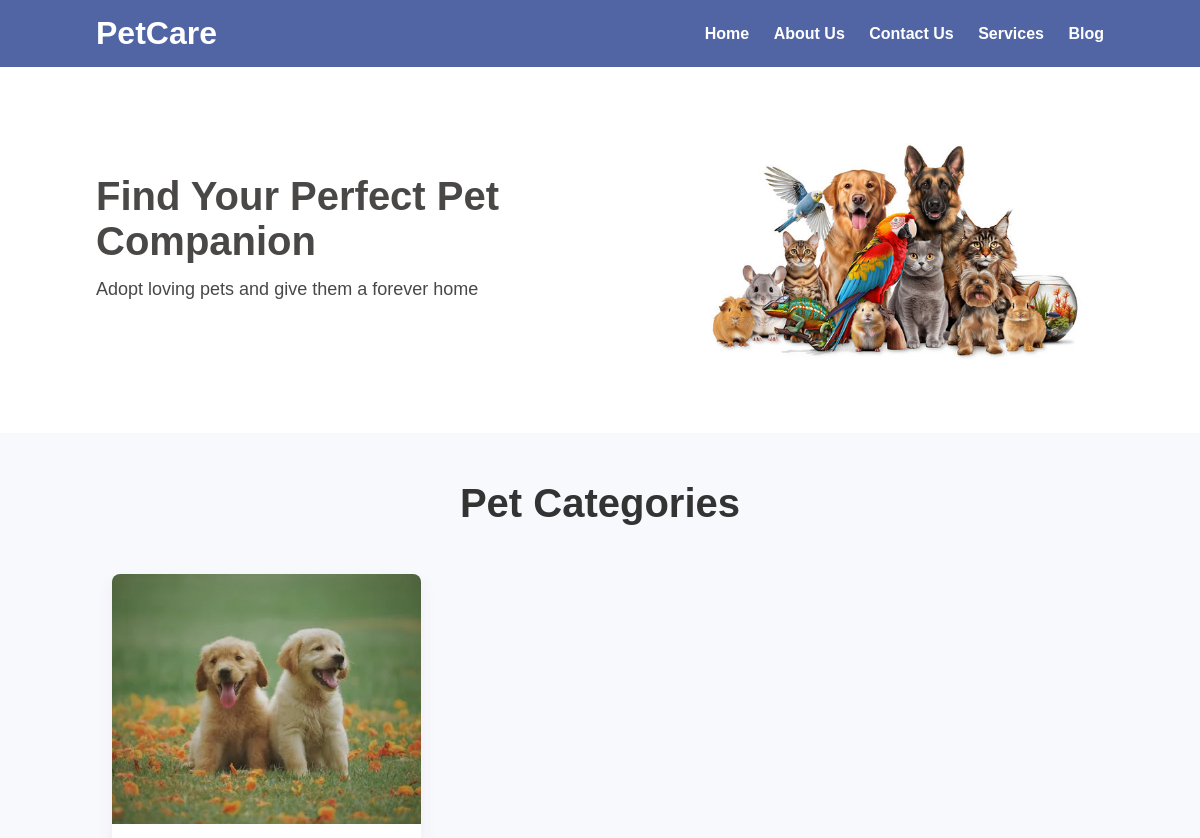
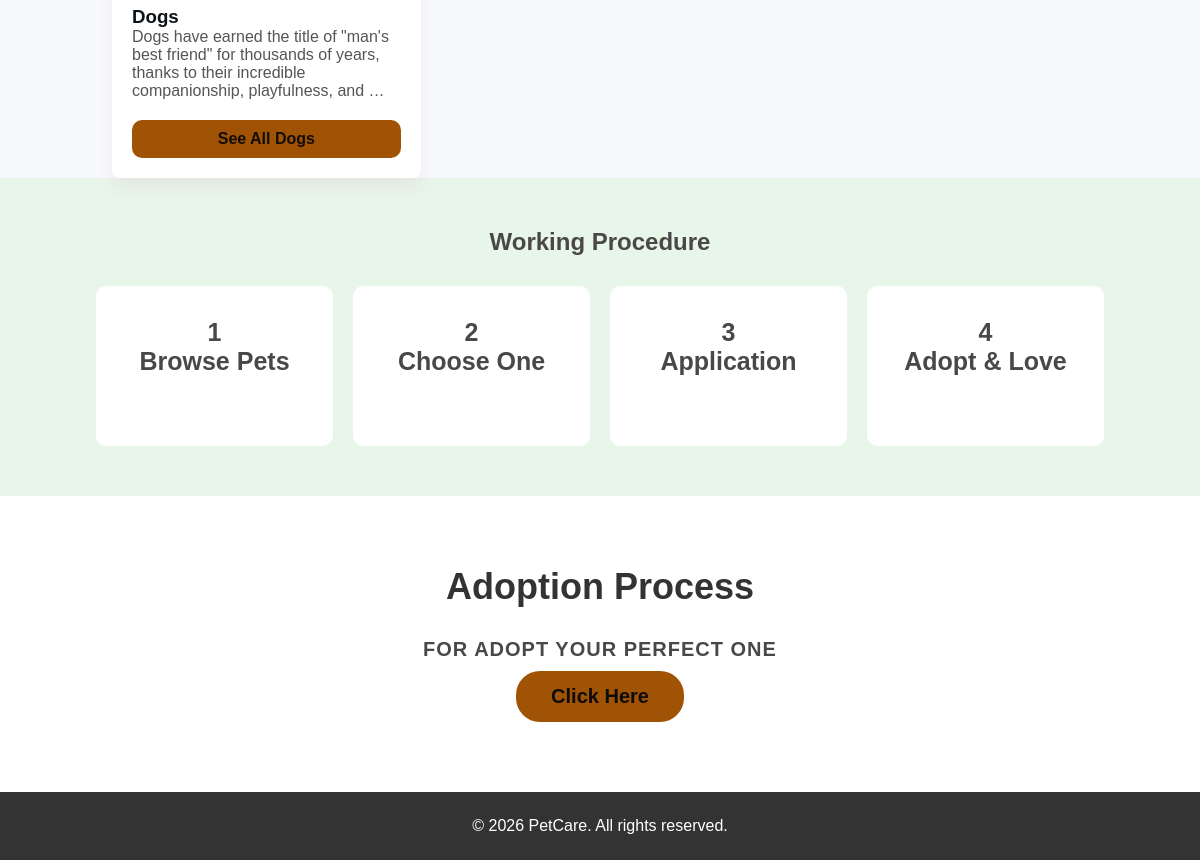
The app's page /, older data (2 pictures, top to bottom).
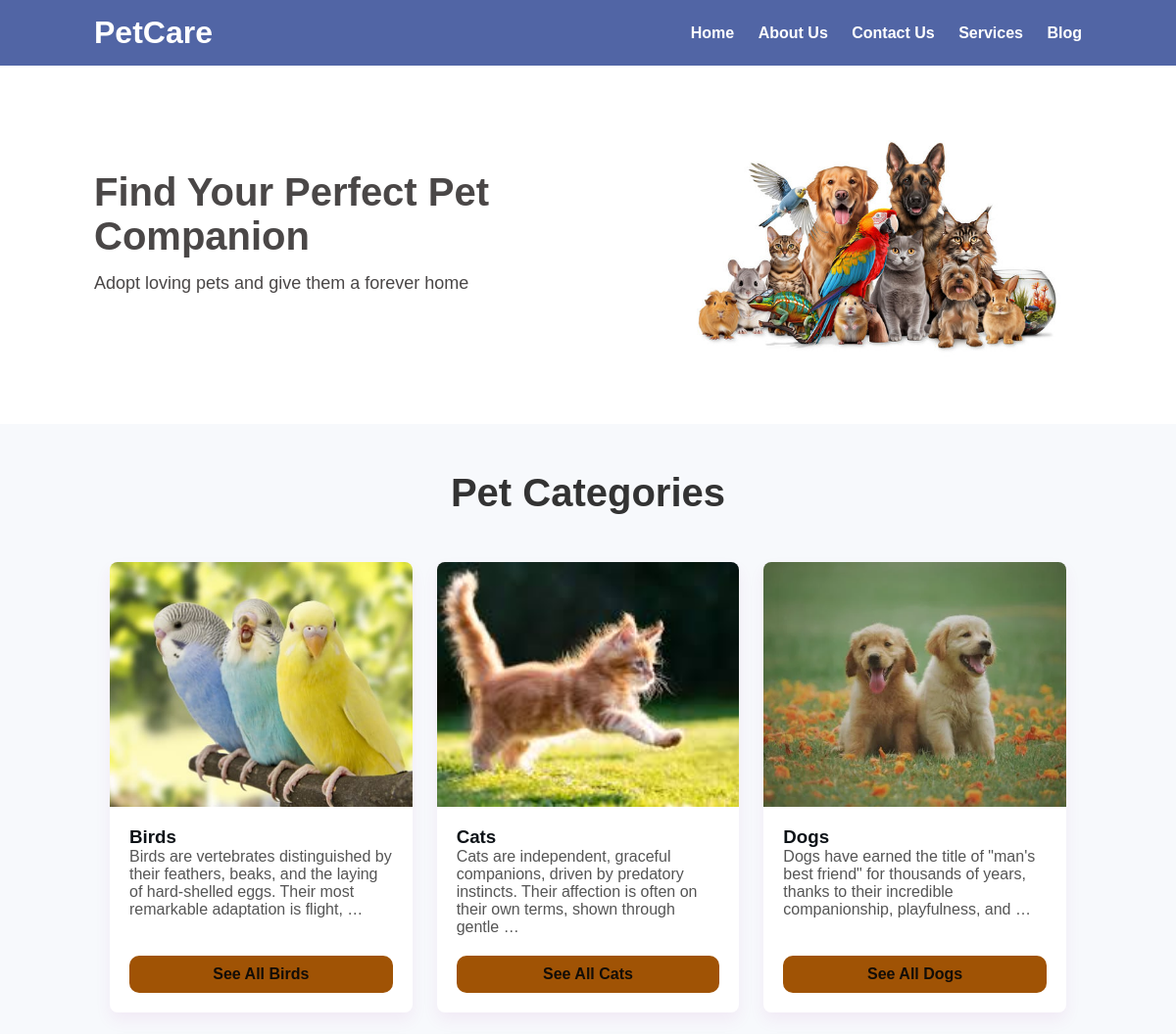
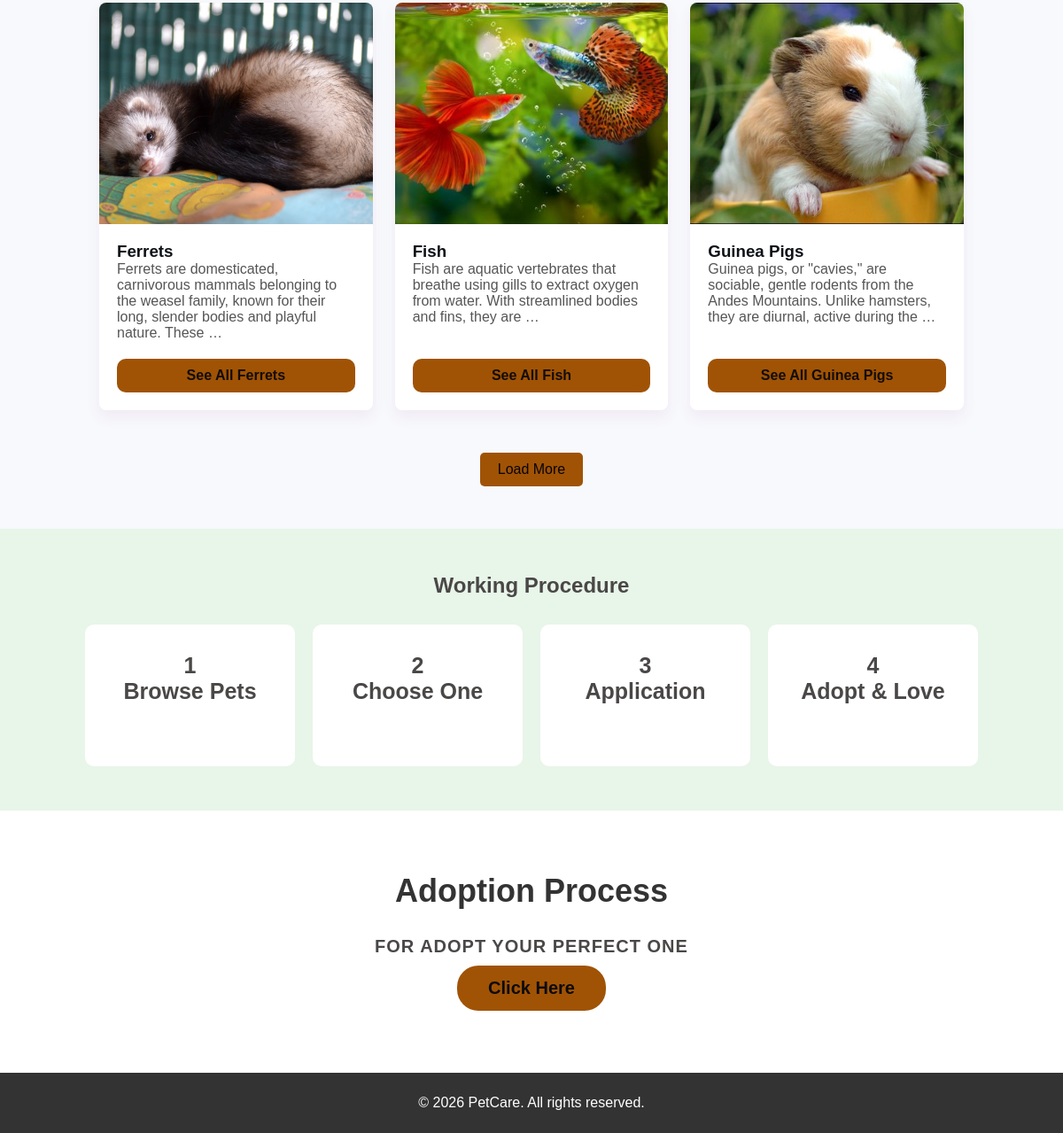
The same page, newer data (2 pictures, top to bottom).
### petapp/models.py (models this page shows, shortened)
class Category(models.Model):
    name = models.CharField(max_length=100, unique=True)
    image = models.ImageField(upload_to='category_images/', help_text="Image for the category card")
    description = models.TextField(help_text="A short article about this category.")
    class Meta:
        verbose_name_plural = "Categories" # Fixes the admin panel's pluralization

### petapp/views.py (the view)
# urls.py: path('', views.home, name='home'), # The empty string '' represents the root URL
def home(request ):
    all_categories = Category.objects.all().order_by('name')
    paginator = Paginator(all_categories, 6)
    initial_categories = paginator.page(1)
    context = {
        'categories': initial_categories,
    }
    return render(request, 'index.html', context)

### petapp/templates/index.html (shortened to what this page needs)
{% extends "base.html" %}
{% load static %}
{% block content %}
    <section class="categories">
        <h1 class="categories-h1">Pet Categories</h1>
        <div class="category-grid" id="category-grid">
            {% for category in categories %}
            <div class="category-card">
                <img src="{{ category.image.url }}" alt="Image of {{ category.name }}">
                <div class="category-card-content">
                    <h3>{{ category.name }}</h3>
                    <p>{{ category.description|truncatewords:20 }}</p>
                    <a href="{% url 'pet_list' category_name=category.name %}" class="btn">
                        <b>See All {{ category.name }} </b>
                    </a>
                </div>
            </div>
            {% endfor %}
        </div>
        {% if categories.has_next %}
        <div class="load-more-container">
            <button id="load-more-btn" class="btn">Load More</button>
        </div>
        {% endif %}
    </section>
    <section class="steps">
        <h2>Working Procedure</h2>
        <div class="step-box">
            <div class="step">1 <br>Browse Pets</div>
            <div class="step">2 <br>Choose One</div>
            <div class="step">3 <br>Application</div>
            <div class="step">4 <br>Adopt & Love</div>
        </div>
    </section>
    <section class="adoption-process">
        <h1>Adoption Process</h1>
        <h2>For Adopt Your Perfect One</h2>
        <a href="{% url 'adoption_process' %}" class="adoption-btn">Click Here</a>
    </section>
{% endblock %}

### petapp/templates/base.html (shortened to what this page needs)
{% load static %}
<!DOCTYPE html>
<html lang="en">
<head>
    <link rel="stylesheet" href="{% static 'css/style.css' %}">
</head>
<body>
    <header>
        <h1>PetCare</h1>
        <nav>
            <a href="#">Home</a>
            <a href="#">About Us</a>
            <a href="#">Contact Us</a>
            <a href="#">Services</a>
            <a href="#">Blog</a>
        </nav>
    </header>
    <section class="hero">
        <div class="hero-text">
            <h2>Find Your Perfect Pet Companion</h2>
            <p>Adopt loving pets and give them a forever home</p>
        </div>
        <div class="hero-img">
            <img src="/media/images/combined.jpg" alt="Pet">
        </div>
    </section>
    <main>
        {% block content %}
        {% endblock %}
    </main>
    <footer>
        <p>© 2026 PetCare. All rights reserved.</p>
    </footer>
</body>
</html>

### static/css/style.css (style rules this page uses)
* { margin: 0; padding: 0; box-sizing: border-box; font-family: Arial, Helvetica, sans-serif; }
body { background-color: #f7f9fc; color: #4a4747; }
header { background: #5165a5; padding: 15px 8%; display: flex; justify-content: space-between; align-items: center; color: #fff; }
nav a { color: #fff; margin-left: 20px; text-decoration: none; font-weight: bold; }
.hero { display: flex; align-items: center; justify-content: space-between; padding: 60px 8%; background: #fff; }
.hero-text { max-width: 50%; }
.hero-text h2 { font-size: 40px; margin-bottom: 15px; }
.hero-text p { font-size: 18px; margin-bottom: 25px; }
.btn { background: #a05305; color: #0d0707ed; padding: 12px 25px; text-decoration: none; border-radius: 24px; }
.hero-img img { width: 420px; border-radius: 12px; }
.categories { padding-left: 7rem; padding-right: 7rem; }
.categories-h1 { text-align: center; color: #333; font-size: 2.5em; margin: 3rem auto; }
.category-grid { display: grid; grid-template-columns: 1fr 1fr 1fr; gap: 25px; margin-top: 20px; }
.category-card { background-color: #fff; border-radius: 8px; box-shadow: 0 8px 16px rgba(176, 60, 171, 0.08); overflow: hidden; display: flex; flex-direction: column; transition: transform 0.3s ease, box-shadow 0.3s ease; }
.category-card img { width: 100%; height: 250px; object-fit: cover; }
.category-card-content { padding: 20px; flex-grow: 1; display: flex; flex-direction: column; }
.category-card-content h3 { margin-top: 0; color: #0d1217; }
.category-card-content p { flex-grow: 1; margin-bottom: 20px; color: #555; }
.category-card .btn { display: flex; justify-content: center; text-align: center; padding: 10px 15px; background-color: #a05305; color: #090707ed; text-decoration: none; border-radius: 10px; border: none; cursor: pointer; font-size: 1em; }
.load-more-container { text-align: center; margin: 3rem; }
.steps { background: #e8f5e9; padding: 50px 8%; text-align: center; }
.step-box { display: flex; justify-content: center; gap: 20px; margin-top: 30px; }
.step { background: #fff; padding: 2rem; width: 15rem; height: 10rem; border-radius: 10px; font-weight: bold; font-size: 25px; }
.adoption-process { background: #ffffff; padding: 70px 8%; text-align: center; }
.adoption-process h2 { font-size: 20px; color: #4a4747; letter-spacing: 1px; margin-bottom: 10px; text-transform: uppercase; }
.adoption-process h1 { font-size: 36px; margin-bottom: 30px; color: #333; }
.adoption-btn { display: inline-block; padding: 14px 35px; background-color: #a05305; color: #0d0b0b; text-decoration: none; border-radius: 24px; font-size: 20px; font-weight: bold; }
footer { background: #333; color: #fff; text-align: center; padding: 25px; }
.btn { display: inline-block; padding: 10px 20px; background-color: #a05305; color: #0a0404; text-decoration: none; border-radius: 5px; border: none; cursor: pointer; font-size: 1em; text-align: center; transition: background-color 0.3s ease; }

Row changes from the older to the newer data that the page shows:
added Category: image (picture), name "Birds", description "Birds are vertebrates distinguished by their feathers, beaks, and the laying of hard-shelled eggs. Their most remarkable adaptation is flight, …"
added Category: image (picture), name "Cats", description "Cats are independent, graceful companions, driven by predatory instincts. Their affection is often on their own terms, shown through gentle …"
added Category: image (picture), name "Ferrets", description "Ferrets are domesticated, carnivorous mammals belonging to the weasel family, known for their long, slender bodies and playful nature. These …"
added Category: image (picture), name "Fish", description "Fish are aquatic vertebrates that breathe using gills to extract oxygen from water. With streamlined bodies and fins, they are …"
added Category: image (picture), name "Guinea Pigs", description "Guinea pigs, or \"cavies,\" are sociable, gentle rodents from the Andes Mountains. Unlike hamsters, they are diurnal, active during the …"
Text that changed along with them:
text now shown: "Load More"
